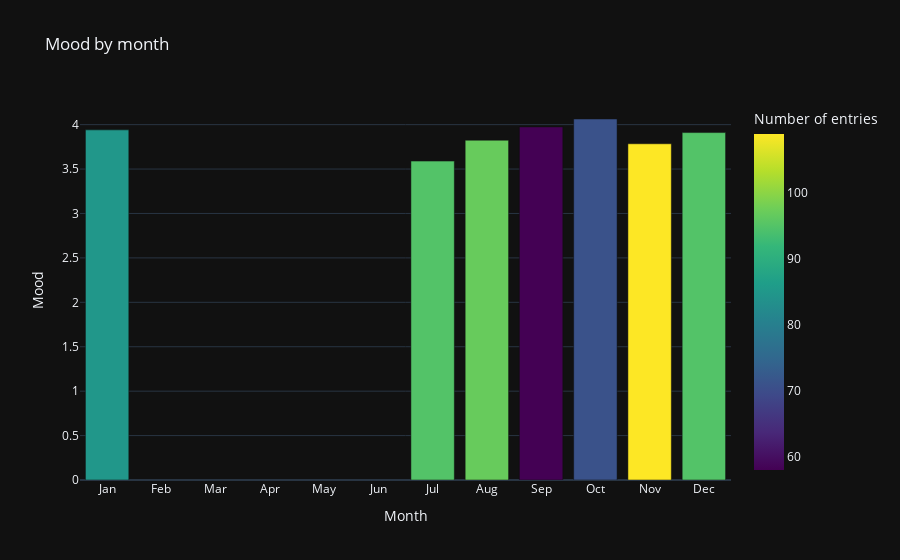

The code cell stored with this chart in its notebook:
### Code cell
df.by_time_bar_plot('month')

### Figure 1 — Plotly figure (JSON) as saved in the notebook; plotly's stock layout.template omitted (floating-point values rounded to 4 significant figures)
{"data": [{"alignmentgroup": "True", "hovertemplate": "Month=%{x}<br>Mood=%{y}<br>Number of entries=%{marker.color}<extra></extra>", "legendgroup": "", "marker": {"color": [85, 95, 109, 71, 58, 97, 95], "coloraxis": "coloraxis", "pattern": {"shape": ""}}, "name": "", "offsetgroup": "", "orientation": "v", "showlegend": false, "textposition": "auto", "type": "bar", "x": [1, 12, 11, 10, 9, 8, 7], "xaxis": "x", "y": [3.941, 3.911, 3.784, 4.063, 3.974, 3.825, 3.589], "yaxis": "y"}], "layout": {"barmode": "relative", "coloraxis": {"colorbar": {"title": {"text": "Number of entries"}}, "colorscale": [[0, "#440154"], [0.1111, "#482878"], [0.2222, "#3e4989"], [0.3333, "#31688e"], [0.4444, "#26828e"], [0.5556, "#1f9e89"], [0.6667, "#35b779"], [0.7778, "#6ece58"], [0.8889, "#b5de2b"], [1, "#fde725"]]}, "legend": {"tracegroupgap": 0}, "title": {"text": "Mood by month"}, "xaxis": {"anchor": "y", "domain": [0, 1], "dtick": 1, "tickmode": "array", "ticktext": ["Jan", "Feb", "Mar", "Apr", "May", "Jun", "Jul", "Aug", "Sep", "Oct", "Nov", "Dec"], "tickvals": [1, 2, 3, 4, 5, 6, 7, 8, 9, 10, 11, 12], "title": {"text": "Month"}}, "yaxis": {"anchor": "x", "domain": [0, 1], "title": {"text": "Mood"}}}}
